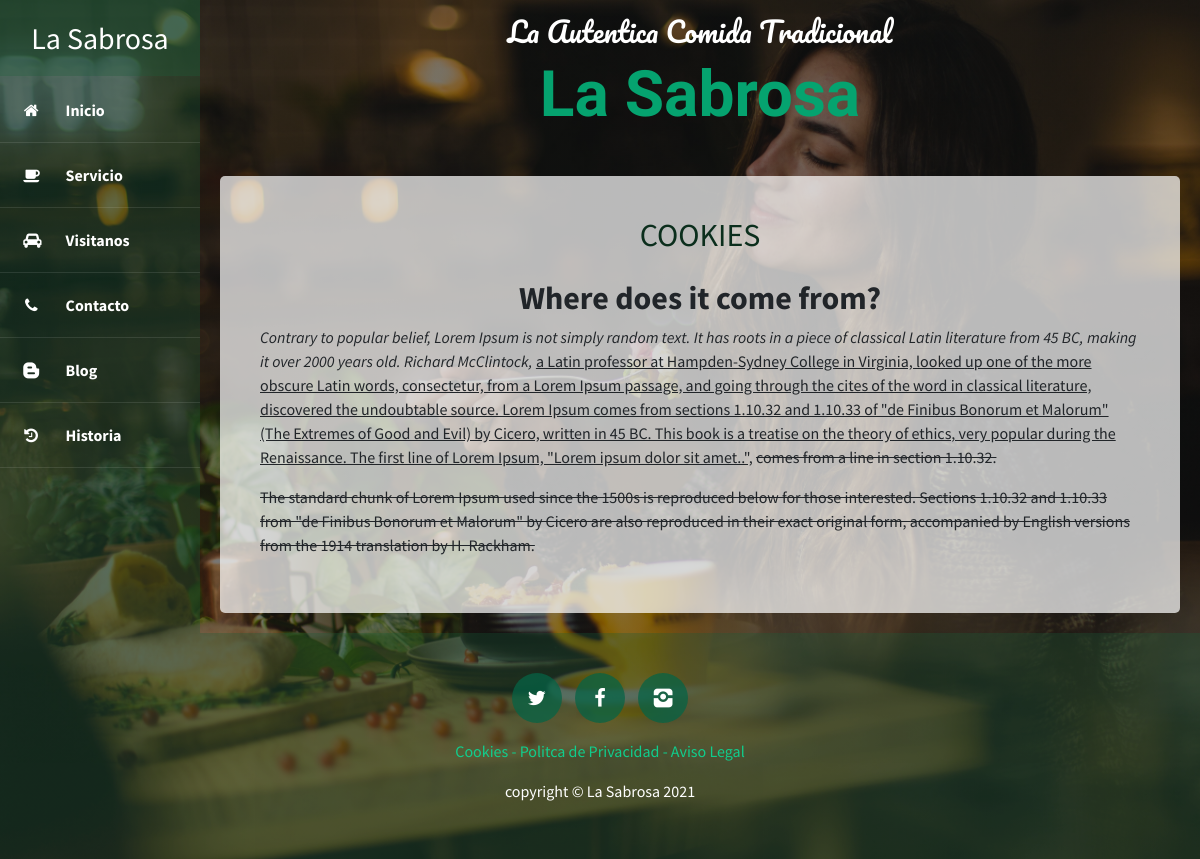
The page /other/1 on the database its author committed.
### core/models.py (models this page shows, shortened)
class Page(models.Model):
    title = models.CharField(verbose_name="Título", max_length=200)
    content = RichTextField(verbose_name="Contenido")
    created = models.DateTimeField(auto_now_add=True, verbose_name="Fecha de creación")
    updated = models.DateTimeField(auto_now=True, verbose_name="Fecha de edición")
    class Meta:
        verbose_name="página"
        verbose_name_plural="páginas"

### core/views.py (the view)
# urls.py: path('other/<page_id>',views.other,name='other'),
def other(request, page_id):
    page = Page.objects.get(id=page_id)
    return render(request, 'core/other.html', {'page': page})

### core/templatetags/pages_extra.py (called while the page is built)
@register.simple_tag
def get_pages():
    pages=Page.objects.all()
    return pages

### core/templates/core/other.html (shortened to what this page needs)
{% extends 'core/base.html' %}
{% load static %}
{% block content %}
<div class="contenido-otros">
	<div class="row">
		<div class="otros">
			<h2 class="section-heading mb-4">
				<span class="section-heading-lower">{{page.title}}</span>
			</h2>
			<div class="section-content">
				<p>{{ page.content | safe}}</p>
			</div>
		</div>
	</div>
</div>
{% endblock %}

### core/templates/core/base.html (shortened to what this page needs)
<!DOCTYPE html>
<html lang="es">
  <head>
    {% load static %}
    <link rel="stylesheet" href="{% static '/core/css/bootstrap.min.css'%}" />
    <link rel="stylesheet" href="{% static 'core/css/fontello.css'%}" />
    <link rel="stylesheet" href="{% static 'core/css/styles.css'%}" />
  </head>
  <body>
    <div class="container-fluid">
      <div class="row">
        <div class="barra-lateral col-12 col-sm-auto">
          <div class="logo">
            <h2>La Sabrosa</h2>
          </div>
          <div class="menu d-flex d-sm-block justify-content-center flex-wrap">
            <a href="{% url 'home'%}">
              <i class="icon-home"></i>
              <span>Inicio</span>
            </a>
            <a href="{% url 'services'%}">
              <i class="icon-coffee"></i>
              <span>Servicio</span>
            </a>
            <a href="{% url 'visit'%}">
              <i class="icon-cab"></i>
              <span>Visitanos</span>
            </a>
            <a href="{% url 'contact'%}">
              <i class="icon-phone"></i>
              <span>Contacto</span>
            </a>
            <a href="{% url 'blog'%}">
              <i class="icon-blogger"></i>
              <span>Blog</span>
            </a>
            <a href="{% url 'history'%}">
              <i class="icon-history"></i>
              <span>Historia</span>
            </a>
          </div>
        </div>
        <main class="main col">
          <div class="row marca">
            <div class="titulos col-12">
              <h3>La Autentica Comida Tradicional</h3>
              <h2>La Sabrosa</h2>
            </div>
          </div>
          <div class="row">
            <div class="col-lg-12">
              {% block content%}
              {% endblock %}
            </div>
          </div>
        </main>
      </div>
    </div>
    <footer class="footer">
      <div class="container">
        <div class="row footer-icon justify-content-center">
          <p class="col-auto">
            <a href="#" class="icono">
              <i class="icon-twitter"></i>
            </a>
            <a href="#" class="icono">
              <i class="icon-facebook"></i>
            </a>
            <a href="#" class="icono">
              <i class="icon-instagram"></i>
            </a>
          </p>
          <p class="col-auto link">
            {% load pages_extra %}
			{% get_pages as pages %}
			{% for page in pages %}
            <a href="{%  url 'other' page.id  %}" class="link">{{ page.title }}</a>
            {% if not forloop.last %} - {% endif %}
			{% endfor %}
          </p>
          <p class="col-auto copy">copyright &copy; La Sabrosa 2021</p>
        </div>
      </div>
    </footer>
  </body>
</html>

### core/static/core/css/styles.css (style rules this page uses)
body { font-family: 'Source Sans Pro', sans-serif; background: linear-gradient(rgba(2, 5, 4, 0.507), rgba(1, 2, 1, 0.466)), url("../img/bg-font.jpg"); background-attachment: fixed; background-position: center; background-size: cover; }
.barra-lateral { background: #1c5c3c50; color: #fff; min-width: 200px; min-height: auto; padding: 0; }
.barra-lateral a { color: #fff; }
.barra-lateral .logo { background: #1c5c3c50; margin-bottom: 2px; }
.barra-lateral .logo h2 { font-size: 30px; font-family: 'Source Sans Pro', sans-serif; padding: 20px 0; text-align: center; font-weight: 400; margin: 0; }
.barra-lateral .menu a { display: block; padding: 20px 0; font-family: 'Source Sans Pro',sans-serif; font-weight: 700; border-bottom: 1px solid rgba(255,255,255,.1); }
.barra-lateral .menu a i { margin-right: 20px; margin-left: 20px; font-weight: normal; }
.marca { text-align: center; margin: 15px; }
.marca .titulos { text-align: center; }
.marca .titulos h3 { font-family: 'Pacifico'; font-weight: 400; color: #fff; }
.marca .titulos h2 { font-family: 'Ranga'; font-weight: 700; color: rgb(5, 163, 111); font-size: 4rem; }
.section-heading { text-transform: uppercase; }
.section-heading .section-heading-lower { display: block; font-size: 2rem; font-weight: 400; color: #0b2e1c; padding: 0; }
.contenido-otros .otros { background: rgba(255, 255, 255, 0.712); margin: 20px; padding: 40px; border-radius: 5px; }
.contenido-otros .otros h2 { text-align: center; }
.footer { background: #1c5c3c50; }
.footer-icon { padding: 40px 0; display: block; text-align: center; }
.footer-icon .icono { width: 50px; height: 50px; font-size: 20px; line-height: 50px; color: #fff; text-align: center; background: #066445bd; display: inline-block; margin: 0px 5px; text-decoration: none; border-radius: 50px; }
.footer-icon .link { color: #0ed492f3; text-decoration: none; }
.footer-icon .copy { color: #fff; }

### rows shown on the page
Page: title "COOKIES", content "Where does it come from? Contrary to popular belief, Lorem Ipsum is not simply random text. It has roots in a piece of classical Latin literature from 45 BC, making it over 2000 years old. Richard McClintock, a Latin professor at Hampden-Sydney College in Virginia, looked up one of the more obscure Latin words, consectetur, from a Lorem Ipsum passage, and going through the cites of the word in classical literature, discovered the undoubtable source. Lorem Ipsum comes from sections 1.10.32 and 1.10.33 of \"de Finibus Bonorum et Malorum\" (The Extremes of Good and Evil) by Cicero, written in 45 BC. This book is a treatise on the theory of ethics, very popular during the Renaissance. The first…", title "Cookies"
Page: title "Politca de Privacidad"
Page: title "Aviso Legal"
